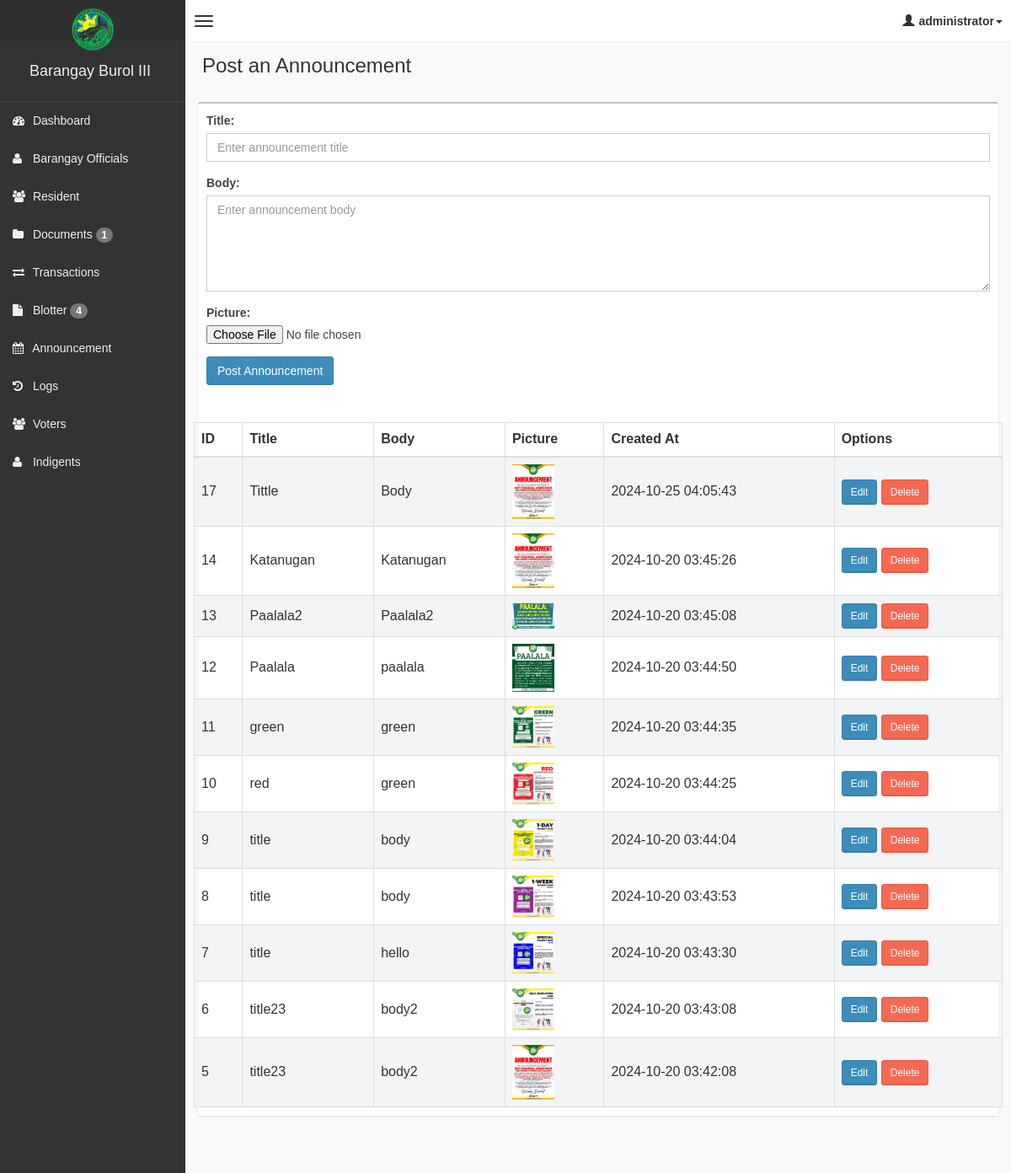
Page /admin/activity.php (signed in) on the earlier database version.
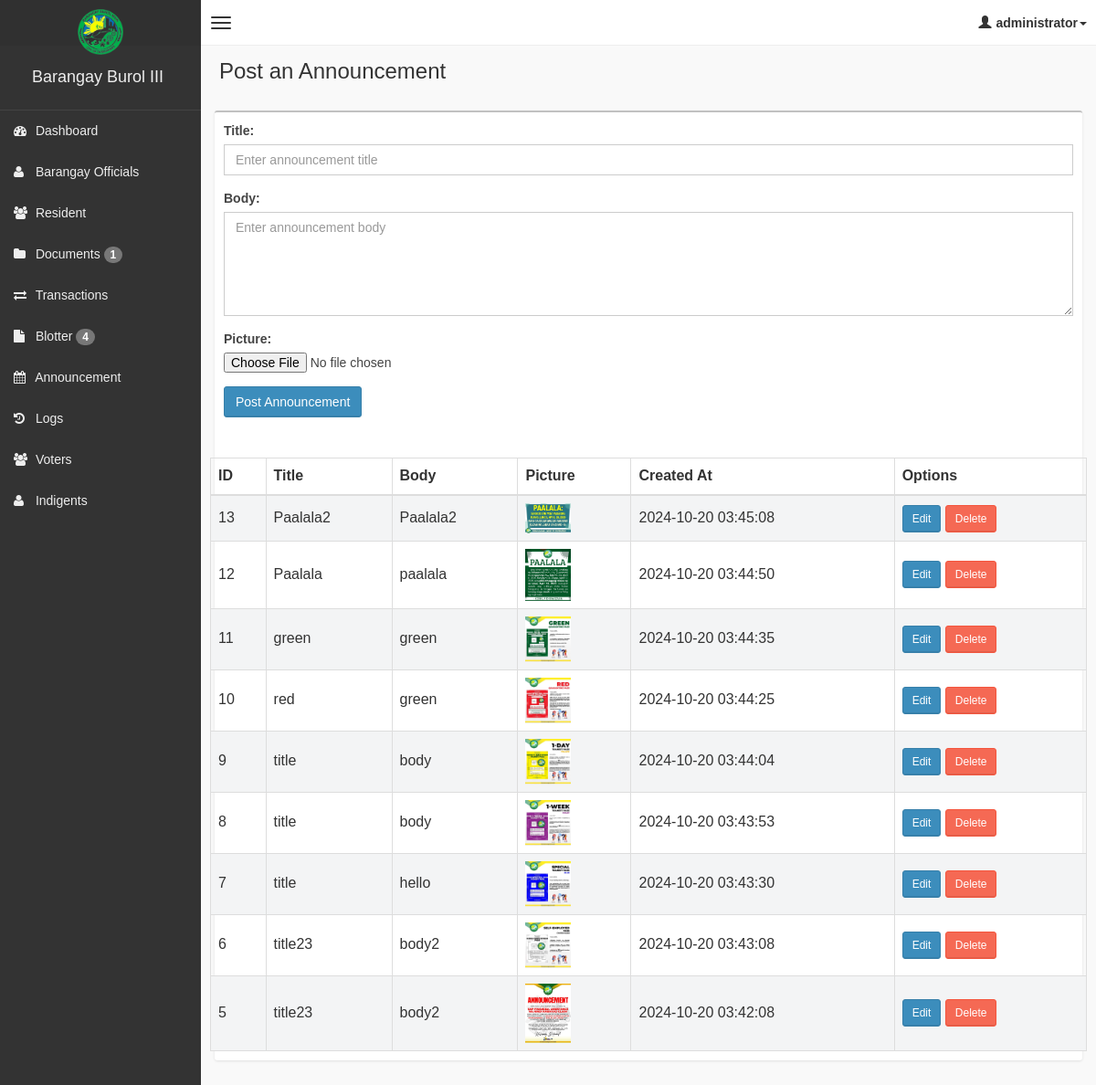
Same page on the later database version.
### tables this page shows
CREATE TABLE `announcements` (
  `id` int(11) NOT NULL,
  `title` varchar(255) NOT NULL,
  `body` text NOT NULL,
  `picture` varchar(255) DEFAULT NULL,
  `created_at` timestamp NOT NULL DEFAULT current_timestamp(),
  `is_archive` tinyint(1) DEFAULT 0
);

### admin/activity.php (the view, shortened to what this page needs)
<?php
if (!isset($_SESSION['role'])) {
    header("Location: login.php");
} else {
    include('main_style.php');
    ?>
    <body class="skin-black">
        <?php
        include "db.php";
        ?>
        <?php include('header.php'); ?>
        <div class="wrapper row-offcanvas row-offcanvas-left">
            <?php include('sidebar.php'); ?>
            <aside class="right-side">
                <section class="content-header">
                    <h1>
                        Post an Announcement
                    </h1>
                </section>
                <section class="content">
                    <div class="box">
                        <div class="box-header">
                            <div style="padding:10px;">
                                <form action="post_model.php" method="POST" enctype="multipart/form-data">
                                    <div class="form-group">
                                        <label for="title">Title:</label>
                                        <input type="text" class="form-control" name="title" id="title" placeholder="Enter announcement title" required>
                                    </div>
                                    <div class="form-group">
                                        <label for="body">Body:</label>
                                        <textarea class="form-control" name="body" id="body" rows="5" placeholder="Enter announcement body" required></textarea>
                                    </div>
                                    <div class="form-group">
                                        <label for="picture">Picture:</label>
                                        <input type="file" class="form-control-file" name="picture" id="picture" accept="image/*" required>
                                    </div>
                                    <button type="submit" class="btn btn-primary">Post Announcement</button>
                                </form>
                            </div>
                        </div>
                        <div class="box-body">
                            <div class="row">
                                <table id="announcementsTable" class="table table-bordered table-striped">
                                    <thead>
                                        <tr>
                                            <th>ID</th>
                                            <th>Title</th>
                                            <th>Body</th>
                                            <th>Picture</th>
                                            <th>Created At</th>
                                            <th>Options</th>
                                        </tr>
                                    </thead>
                                    <tbody>
                                        <?php
                                        $query = $pdo->query("SELECT * FROM announcements ORDER BY created_at DESC");
                                        while ($row = $query->fetch(PDO::FETCH_ASSOC)) {
                                            echo '
                                        <tr>
                                            <td>' . $row['id'] . '</td>
                                            <td>' . $row['title'] . '</td>
                                            <td>' . $row['body'] . '</td>
                                            <td><img src="' . $row['picture'] . '" alt="Announcement Image" width="50"></td>
                                            <td>' . $row['created_at'] . '</td>
                                            <td>
                                                <button class="btn btn-primary btn-sm" data-toggle="modal" data-target="#editAnnouncementModal' . $row['id'] . '">Edit</button>
                                                <button class="btn btn-danger btn-sm" data-toggle="modal" data-target="#deleteAnnouncementModal' . $row['id'] . '">Delete</button>
                                            </td>
                                        </tr>
                                        ';
                                        }
                                        ?>
                                    </tbody>
                                </table>
                            </div>
                        </div>
                    </div>
                </section>
            </aside>
        </div>
    </body>
<?php } ?>

Differences in the rows shown:
removed announcements: id "17", title "Tittle", body "Body", picture (picture), created_at "2024-10-25 04:05:43"
removed announcements: id "14", title "Katanugan", body "Katanugan", picture (picture), created_at "2024-10-20 03:45:26"
